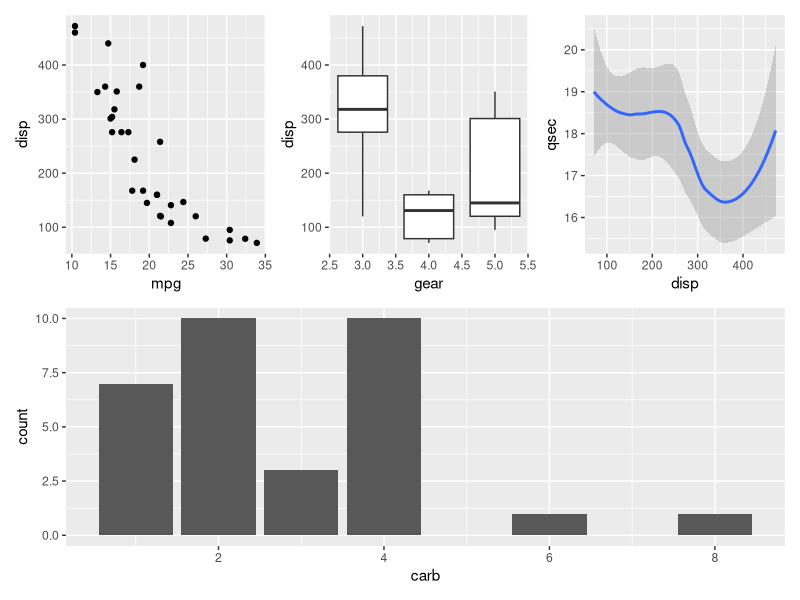
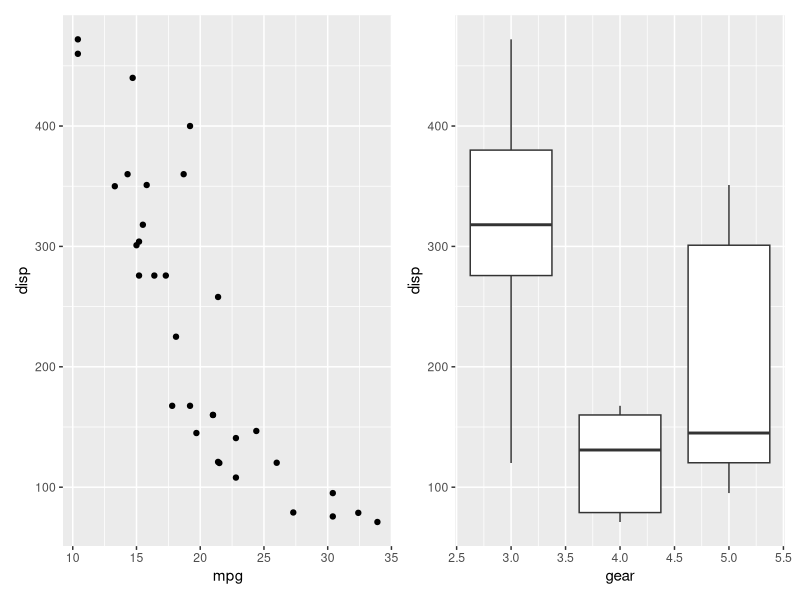

Write R code to recreate these figures, in order.
#patchwork:将几幅图放在一个图中
library(ggplot2)
library(patchwork)
p1 <- ggplot(mtcars) + geom_point(aes(mpg, disp))#散点图
p2 <- ggplot(mtcars) + geom_boxplot(aes(gear, disp, group = gear))#箱型图
p3 <- ggplot(mtcars) + geom_smooth(aes(disp, qsec))#带误差范围的拟合曲线
p4 <- ggplot(mtcars) + geom_bar(aes(carb))#直方图

(p1 | p2 | p3) / p4#上面一行为p1 p2 p3 下面p4
p1+p2#p1 p2 在同一行

